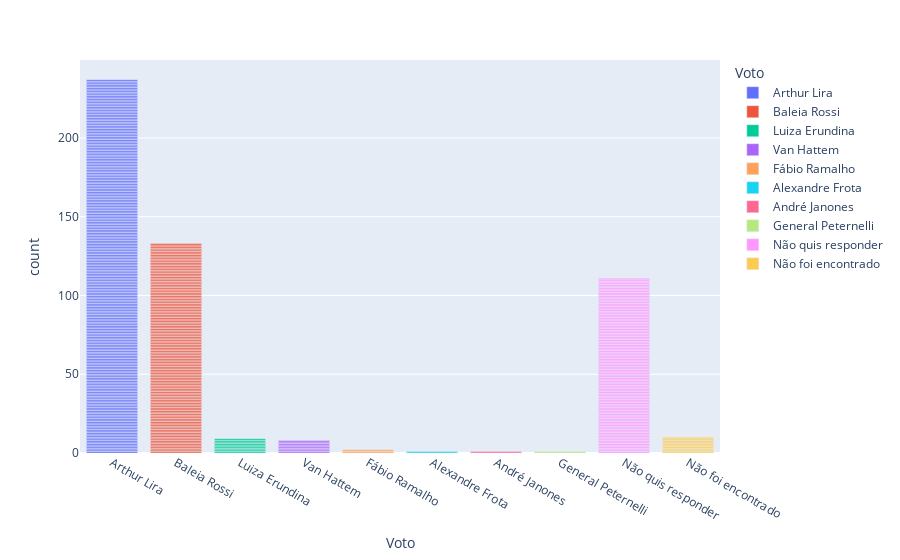

Notebook code cell kept with this figure:
### Code cell
grafico_barra = plx.bar(dados_eleicao_df,x= dados_eleicao_df['Voto'], color=dados_eleicao_df['Voto'])
grafico_barra

### Figure 1 — Plotly figure (JSON) as saved in the notebook; plotly's stock layout.template omitted (floating-point values rounded to 4 significant figures; data arrays with more than 128 entries replaced by an {"elided": "..."} marker saying what was removed)
{"data": [{"alignmentgroup": "True", "hovertemplate": "Voto=%{x}<br>count=%{y}<extra></extra>", "legendgroup": "Arthur Lira", "marker": {"color": "#636efa", "pattern": {"shape": ""}}, "name": "Arthur Lira", "offsetgroup": "Arthur Lira", "orientation": "v", "showlegend": true, "textposition": "auto", "type": "bar", "x": {"elided": "237 str values"}, "xaxis": "x", "y": {"elided": "237 int values"}, "yaxis": "y"}, {"alignmentgroup": "True", "hovertemplate": "Voto=%{x}<br>count=%{y}<extra></extra>", "legendgroup": "Baleia Rossi", "marker": {"color": "#EF553B", "pattern": {"shape": ""}}, "name": "Baleia Rossi", "offsetgroup": "Baleia Rossi", "orientation": "v", "showlegend": true, "textposition": "auto", "type": "bar", "x": {"elided": "133 str values"}, "xaxis": "x", "y": {"elided": "133 int values"}, "yaxis": "y"}, {"alignmentgroup": "True", "hovertemplate": "Voto=%{x}<br>count=%{y}<extra></extra>", "legendgroup": "Luiza Erundina", "marker": {"color": "#00cc96", "pattern": {"shape": ""}}, "name": "Luiza Erundina", "offsetgroup": "Luiza Erundina", "orientation": "v", "showlegend": true, "textposition": "auto", "type": "bar", "x": ["Luiza Erundina", "Luiza Erundina", "Luiza Erundina", "Luiza Erundina", "Luiza Erundina", "Luiza Erundina", "Luiza Erundina", "Luiza Erundina", "Luiza Erundina"], "xaxis": "x", "y": [1, 1, 1, 1, 1, 1, 1, 1, 1], "yaxis": "y"}, {"alignmentgroup": "True", "hovertemplate": "Voto=%{x}<br>count=%{y}<extra></extra>", "legendgroup": "Van Hattem", "marker": {"color": "#ab63fa", "pattern": {"shape": ""}}, "name": "Van Hattem", "offsetgroup": "Van Hattem", "orientation": "v", "showlegend": true, "textposition": "auto", "type": "bar", "x": ["Van Hattem", "Van Hattem", "Van Hattem", "Van Hattem", "Van Hattem", "Van Hattem", "Van Hattem", "Van Hattem"], "xaxis": "x", "y": [1, 1, 1, 1, 1, 1, 1, 1], "yaxis": "y"}, {"alignmentgroup": "True", "hovertemplate": "Voto=%{x}<br>count=%{y}<extra></extra>", "legendgroup": "Fábio Ramalho", "marker": {"color": "#FFA15A", "pattern": {"shape": ""}}, "name": "Fábio Ramalho", "offsetgroup": "Fábio Ramalho", "orientation": "v", "showlegend": true, "textposition": "auto", "type": "bar", "x": ["Fábio Ramalho", "Fábio Ramalho"], "xaxis": "x", "y": [1, 1], "yaxis": "y"}, {"alignmentgroup": "True", "hovertemplate": "Voto=%{x}<br>count=%{y}<extra></extra>", "legendgroup": "Alexandre Frota", "marker": {"color": "#19d3f3", "pattern": {"shape": ""}}, "name": "Alexandre Frota", "offsetgroup": "Alexandre Frota", "orientation": "v", "showlegend": true, "textposition": "auto", "type": "bar", "x": ["Alexandre Frota"], "xaxis": "x", "y": [1], "yaxis": "y"}, {"alignmentgroup": "True", "hovertemplate": "Voto=%{x}<br>count=%{y}<extra></extra>", "legendgroup": "André Janones", "marker": {"color": "#FF6692", "pattern": {"shape": ""}}, "name": "André Janones", "offsetgroup": "André Janones", "orientation": "v", "showlegend": true, "textposition": "auto", "type": "bar", "x": ["André Janones"], "xaxis": "x", "y": [1], "yaxis": "y"}, {"alignmentgroup": "True", "hovertemplate": "Voto=%{x}<br>count=%{y}<extra></extra>", "legendgroup": "General Peternelli", "marker": {"color": "#B6E880", "pattern": {"shape": ""}}, "name": "General Peternelli", "offsetgroup": "General Peternelli", "orientation": "v", "showlegend": true, "textposition": "auto", "type": "bar", "x": ["General Peternelli"], "xaxis": "x", "y": [1], "yaxis": "y"}, {"alignmentgroup": "True", "hovertemplate": "Voto=%{x}<br>count=%{y}<extra></extra>", "legendgroup": "Não quis responder", "marker": {"color": "#FF97FF", "pattern": {"shape": ""}}, "name": "Não quis responder", "offsetgroup": "Não quis responder", "orientation": "v", "showlegend": true, "textposition": "auto", "type": "bar", "x": ["Não quis responder", "Não quis responder", "Não quis responder", "Não quis responder", "Não quis responder", "Não quis responder", "Não quis responder", "Não quis responder", "Não quis responder", "Não quis responder", "Não quis responder", "Não quis responder", "Não quis responder", "Não quis responder", "Não quis responder", "Não quis responder", "Não quis responder", "Não quis responder", "Não quis responder", "Não quis responder", "Não quis responder", "Não quis responder", "Não quis responder", "Não quis responder", "Não quis responder", "Não quis responder", "Não quis responder", "Não quis responder", "Não quis responder", "Não quis responder", "Não quis responder", "Não quis responder", "Não quis responder", "Não quis responder", "Não quis responder", "Não quis responder", "Não quis responder", "Não quis responder", "Não quis responder", "Não quis responder", "Não quis responder", "Não quis responder", "Não quis responder", "Não quis responder", "Não quis responder", "Não quis responder", "Não quis responder", "Não quis responder", "Não quis responder", "Não quis responder", "Não quis responder", "Não quis responder", "Não quis responder", "Não quis responder", "Não quis responder", "Não quis responder", "Não quis responder", "Não quis responder", "Não quis responder", "Não quis responder", "Não quis responder", "Não quis responder", "Não quis responder", "Não quis responder", "Não quis responder", "Não quis responder", "Não quis responder", "Não quis responder", "Não quis responder", "Não quis responder", "Não quis responder", "Não quis responder", "Não quis responder", "Não quis responder", "Não quis responder", "Não quis responder", "Não quis responder", "Não quis responder", "Não quis responder", "Não quis responder", "Não quis responder", "Não quis responder", "Não quis responder", "Não quis responder", "Não quis responder", "Não quis responder", "Não quis responder", "Não quis responder", "Não quis responder", "Não quis responder", "Não quis responder", "Não quis responder", "Não quis responder", "Não quis responder", "Não quis responder", "Não quis responder", "Não quis responder", "Não quis responder", "Não quis responder", "Não quis responder", "Não quis responder", "Não quis responder", "Não quis responder", "Não quis responder", "Não quis responder", "Não quis responder", "Não quis responder", "Não quis responder", "Não quis responder", "Não quis responder", "Não quis responder"], "xaxis": "x", "y": [1, 1, 1, 1, 1, 1, 1, 1, 1, 1, 1, 1, 1, 1, 1, 1, 1, 1, 1, 1, 1, 1, 1, 1, 1, 1, 1, 1, 1, 1, 1, 1, 1, 1, 1, 1, 1, 1, 1, 1, 1, 1, 1, 1, 1, 1, 1, 1, 1, 1, 1, 1, 1, 1, 1, 1, 1, 1, 1, 1, 1, 1, 1, 1, 1, 1, 1, 1, 1, 1, 1, 1, 1, 1, 1, 1, 1, 1, 1, 1, 1, 1, 1, 1, 1, 1, 1, 1, 1, 1, 1, 1, 1, 1, 1, 1, 1, 1, 1, 1, 1, 1, 1, 1, 1, 1, 1, 1, 1, 1, 1], "yaxis": "y"}, {"alignmentgroup": "True", "hovertemplate": "Voto=%{x}<br>count=%{y}<extra></extra>", "legendgroup": "Não foi encontrado", "marker": {"color": "#FECB52", "pattern": {"shape": ""}}, "name": "Não foi encontrado", "offsetgroup": "Não foi encontrado", "orientation": "v", "showlegend": true, "textposition": "auto", "type": "bar", "x": ["Não foi encontrado", "Não foi encontrado", "Não foi encontrado", "Não foi encontrado", "Não foi encontrado", "Não foi encontrado", "Não foi encontrado", "Não foi encontrado", "Não foi encontrado", "Não foi encontrado"], "xaxis": "x", "y": [1, 1, 1, 1, 1, 1, 1, 1, 1, 1], "yaxis": "y"}], "layout": {"barmode": "relative", "legend": {"title": {"text": "Voto"}, "tracegroupgap": 0}, "margin": {"t": 60}, "xaxis": {"anchor": "y", "categoryarray": ["Arthur Lira", "Baleia Rossi", "Luiza Erundina", "Van Hattem", "Fábio Ramalho", "Alexandre Frota", "André Janones", "General Peternelli", "Não quis responder", "Não foi encontrado"], "categoryorder": "array", "domain": [0, 1], "title": {"text": "Voto"}}, "yaxis": {"anchor": "x", "domain": [0, 1], "title": {"text": "count"}}}}
